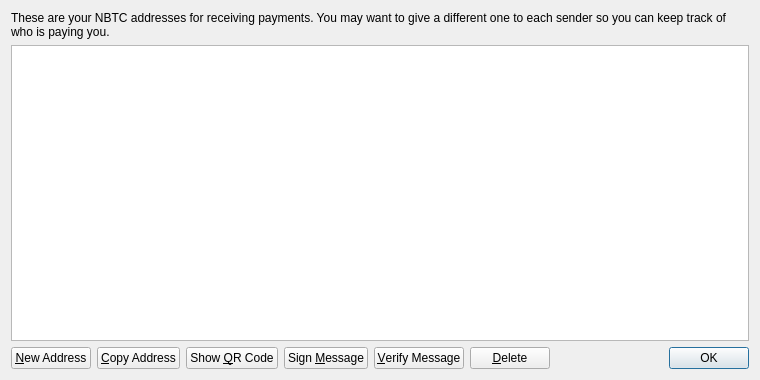
<?xml version="1.0" encoding="UTF-8"?>
<ui version="4.0">
 <class>AddressBookPage</class>
 <widget class="QWidget" name="AddressBookPage">
  <property name="geometry">
   <rect>
    <x>0</x>
    <y>0</y>
    <width>760</width>
    <height>380</height>
   </rect>
  </property>
  <property name="windowTitle">
   <string>Address Book</string>
  </property>
  <property name="styleSheet">
   <string notr="true">background-image: url(:/images/2s);</string>
  </property>
  <layout class="QVBoxLayout" name="verticalLayout">
   <item>
    <widget class="QLabel" name="labelExplanation">
     <property name="text">
      <string>These are your NBTC addresses for receiving payments. You may want to give a different one to each sender so you can keep track of who is paying you.</string>
     </property>
     <property name="textFormat">
      <enum>Qt::PlainText</enum>
     </property>
     <property name="wordWrap">
      <bool>true</bool>
     </property>
    </widget>
   </item>
   <item>
    <widget class="QTableView" name="tableView">
     <property name="contextMenuPolicy">
      <enum>Qt::CustomContextMenu</enum>
     </property>
     <property name="toolTip">
      <string>Double-click to edit address or label</string>
     </property>
     <property name="tabKeyNavigation">
      <bool>false</bool>
     </property>
     <property name="alternatingRowColors">
      <bool>true</bool>
     </property>
     <property name="selectionMode">
      <enum>QAbstractItemView::SingleSelection</enum>
     </property>
     <property name="selectionBehavior">
      <enum>QAbstractItemView::SelectRows</enum>
     </property>
     <property name="sortingEnabled">
      <bool>true</bool>
     </property>
     <attribute name="verticalHeaderVisible">
      <bool>false</bool>
     </attribute>
    </widget>
   </item>
   <item>
    <layout class="QHBoxLayout" name="horizontalLayout">
     <item>
      <widget class="QPushButton" name="newAddressButton">
       <property name="toolTip">
        <string>Create a new address</string>
       </property>
       <property name="text">
        <string>&amp;New Address</string>
       </property>
       <property name="icon">
        <iconset resource="../bitcoin.qrc">
         <normaloff>:/icons/add</normaloff>:/icons/add</iconset>
       </property>
      </widget>
     </item>
     <item>
      <widget class="QPushButton" name="copyToClipboard">
       <property name="toolTip">
        <string>Copy the currently selected address to the system clipboard</string>
       </property>
       <property name="text">
        <string>&amp;Copy Address</string>
       </property>
       <property name="icon">
        <iconset resource="../bitcoin.qrc">
         <normaloff>:/icons/editcopy</normaloff>:/icons/editcopy</iconset>
       </property>
      </widget>
     </item>
     <item>
      <widget class="QPushButton" name="showQRCode">
       <property name="text">
        <string>Show &amp;QR Code</string>
       </property>
       <property name="icon">
        <iconset resource="../bitcoin.qrc">
         <normaloff>:/icons/qrcode</normaloff>:/icons/qrcode</iconset>
       </property>
      </widget>
     </item>
     <item>
      <widget class="QPushButton" name="signMessage">
       <property name="toolTip">
        <string>Sign a message to prove you own a NBTC address</string>
       </property>
       <property name="text">
        <string>Sign &amp;Message</string>
       </property>
       <property name="icon">
        <iconset resource="../bitcoin.qrc">
         <normaloff>:/icons/edit</normaloff>:/icons/edit</iconset>
       </property>
      </widget>
     </item>
     <item>
      <widget class="QPushButton" name="verifyMessage">
       <property name="toolTip">
        <string>Verify a message to ensure it was signed with a specified NBTC address</string>
       </property>
       <property name="text">
        <string>&amp;Verify Message</string>
       </property>
       <property name="icon">
        <iconset resource="../bitcoin.qrc">
         <normaloff>:/icons/transaction_0</normaloff>:/icons/transaction_0</iconset>
       </property>
      </widget>
     </item>
     <item>
      <widget class="QPushButton" name="deleteButton">
       <property name="toolTip">
        <string>Delete the currently selected address from the list</string>
       </property>
       <property name="text">
        <string>&amp;Delete</string>
       </property>
       <property name="icon">
        <iconset resource="../bitcoin.qrc">
         <normaloff>:/icons/remove</normaloff>:/icons/remove</iconset>
       </property>
      </widget>
     </item>
     <item>
      <spacer name="horizontalSpacer">
       <property name="orientation">
        <enum>Qt::Horizontal</enum>
       </property>
       <property name="sizeHint" stdset="0">
        <size>
         <width>40</width>
         <height>20</height>
        </size>
       </property>
      </spacer>
     </item>
     <item>
      <widget class="QDialogButtonBox" name="buttonBox">
       <property name="sizePolicy">
        <sizepolicy hsizetype="Maximum" vsizetype="Fixed">
         <horstretch>0</horstretch>
         <verstretch>0</verstretch>
        </sizepolicy>
       </property>
       <property name="standardButtons">
        <set>QDialogButtonBox::Ok</set>
       </property>
      </widget>
     </item>
    </layout>
   </item>
  </layout>
 </widget>
 <resources>
  <include location="../bitcoin.qrc"/>
 </resources>
 <connections/>
</ui>
